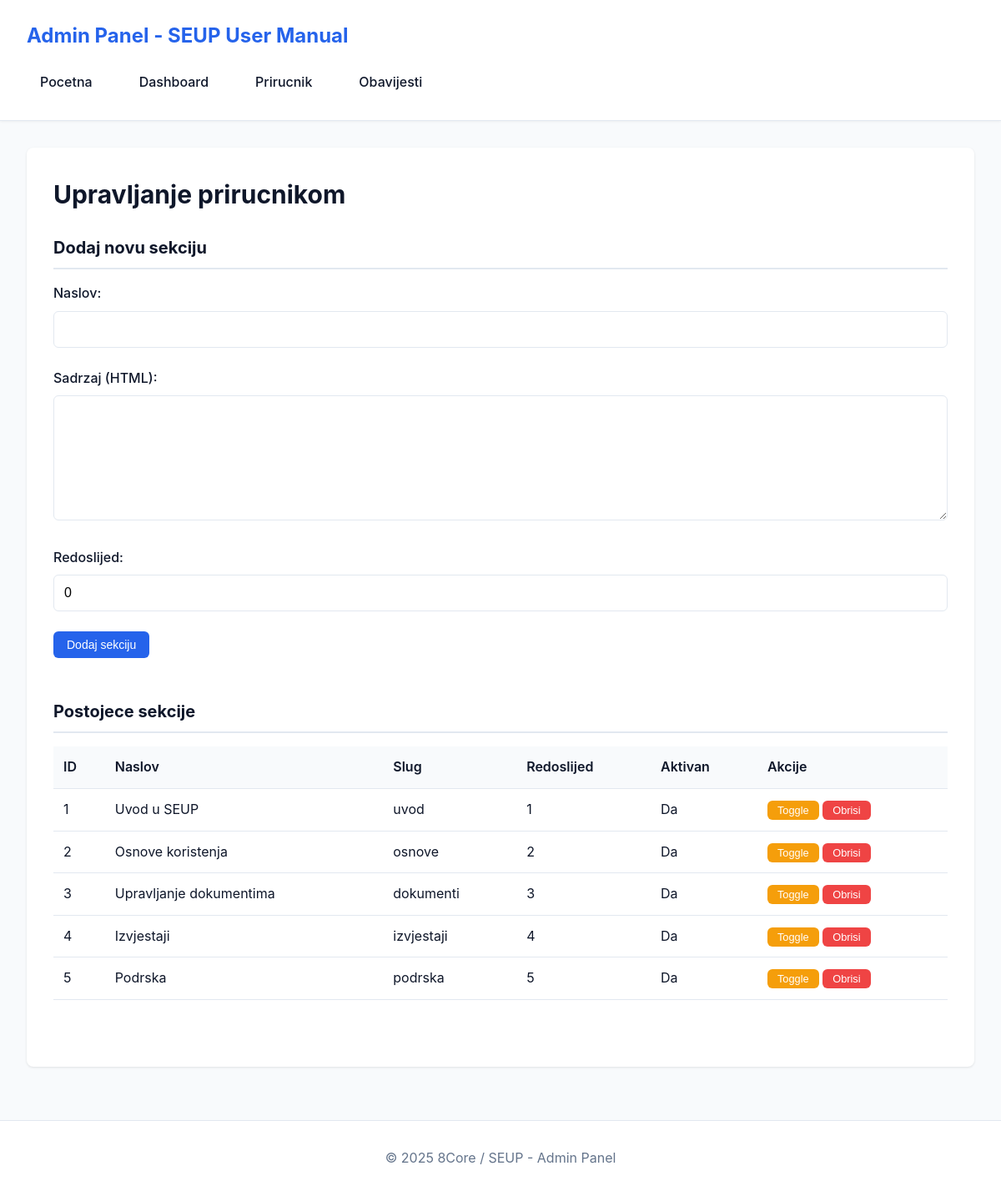
The app's page /admin/?action=manual with its own data.
### tables this page shows
CREATE TABLE IF NOT EXISTS `manual_sections` (
  `id` INT UNSIGNED AUTO_INCREMENT PRIMARY KEY,
  `title` VARCHAR(255) NOT NULL,
  `slug` VARCHAR(255) NOT NULL UNIQUE,
  `content` TEXT NOT NULL,
  `sort_order` INT DEFAULT 0,
  `is_active` TINYINT(1) DEFAULT 1,
  `created_at` TIMESTAMP DEFAULT CURRENT_TIMESTAMP,
  `updated_at` TIMESTAMP DEFAULT CURRENT_TIMESTAMP ON UPDATE CURRENT_TIMESTAMP,
  INDEX `idx_active` (`is_active`),
  INDEX `idx_slug` (`slug`),
  INDEX `idx_sort` (`sort_order`)
);

### class/Database.php (called while the page is built, shortened)
<?php
class Database
{
    private PDO $pdo;
    public function __construct(PDO $pdo) { $this->pdo = $pdo; }
    public function query(string $sql, array $params = []): PDOStatement {
        $stmt = $this->pdo->prepare($sql); $stmt->execute($params); return $stmt;
    }
    public function fetchAll(string $sql, array $params = []): array {
        return $this->query($sql,$params)->fetchAll();
    }
}

### admin/index.php (the view, shortened to what this page needs)
<?php
require __DIR__ . '/../config/config.php';
require __DIR__ . '/../class/Database.php';
$db = new Database($pdo);
$action = $_GET['action'] ?? 'dashboard';
$manuals = $db->fetchAll('SELECT * FROM manual_sections ORDER BY sort_order ASC, title ASC');
?>
<!DOCTYPE html>
<html lang="hr">
<head>
    <link rel="stylesheet" href="/css/style.css">
</head>
<body>
<header>
    <h1>Admin Panel - SEUP User Manual</h1>
    <nav>
        <a href="/">Pocetna</a>
        <a href="/admin/">Dashboard</a>
        <a href="/admin/?action=manual">Prirucnik</a>
        <a href="/admin/?action=notifications">Obavijesti</a>
    </nav>
</header>
<main>
<?php if ($action === 'manual'): ?>
    <div class="admin-container">
        <h2>Upravljanje prirucnikom</h2>
        <div class="admin-section">
            <h3>Dodaj novu sekciju</h3>
            <form method="POST">
                <div class="form-group">
                    <label>Naslov:</label>
                    <input type="text" name="title" required>
                </div>
                <div class="form-group">
                    <label>Sadrzaj (HTML):</label>
                    <textarea name="content" required></textarea>
                </div>
                <div class="form-group">
                    <label>Redoslijed:</label>
                    <input type="number" name="sort_order" value="0">
                </div>
                <button type="submit" name="add_manual" class="btn btn-primary">Dodaj sekciju</button>
            </form>
        </div>
        <div class="admin-section">
            <h3>Postojece sekcije</h3>
            <table>
                <thead>
                    <tr>
                        <th>ID</th>
                        <th>Naslov</th>
                        <th>Slug</th>
                        <th>Redoslijed</th>
                        <th>Aktivan</th>
                        <th>Akcije</th>
                    </tr>
                </thead>
                <tbody>
                    <?php foreach ($manuals as $manual): ?>
                        <tr>
                            <td><?php echo $manual['id']; ?></td>
                            <td><?php echo htmlspecialchars($manual['title']); ?></td>
                            <td><?php echo htmlspecialchars($manual['slug']); ?></td>
                            <td><?php echo $manual['sort_order']; ?></td>
                            <td><?php echo $manual['is_active'] ? 'Da' : 'Ne'; ?></td>
                            <td>
                                <form method="POST" style="display:inline;">
                                    <button type="submit" name="toggle_manual" class="btn btn-small btn-warning">Toggle</button>
                                </form>
                                <form method="POST" style="display:inline;">
                                    <button type="submit" name="delete_manual" class="btn btn-small btn-error btn-delete">Obrisi</button>
                                </form>
                            </td>
                        </tr>
                    <?php endforeach; ?>
                </tbody>
            </table>
        </div>
    </div>
<?php endif; ?>
</main>
<footer>
    <p>&copy; <?php echo date('Y'); ?> 8Core / SEUP - Admin Panel</p>
</footer>
</body>
</html>

### css/style.css (style rules this page uses)
* { margin: 0; padding: 0; box-sizing: border-box; }
:root { --primary: #2563eb; --primary-dark: #1e40af; --secondary: #64748b; --success: #22c55e; --warning: #f59e0b; --error: #ef4444; --info: #0ea5e9; --bg: #f8fafc; --surface: #ffffff; --border: #e2e8f0; --text: #0f172a; --text-light: #64748b; }
body { font-family: -apple-system, BlinkMacSystemFont, 'Segoe UI', Roboto, 'Helvetica Neue', Arial, sans-serif; line-height: 1.6; color: var(--text); background: var(--bg); }
header { background: var(--surface); border-bottom: 1px solid var(--border); padding: 1.5rem 2rem; box-shadow: 0 1px 3px rgba(0,0,0,0.05); }
header h1 { font-size: 1.5rem; margin-bottom: 1rem; color: var(--primary); }
nav { display: flex; gap: 1.5rem; flex-wrap: wrap; }
nav a { text-decoration: none; color: var(--text); padding: 0.5rem 1rem; border-radius: 6px; transition: all 0.2s; font-weight: 500; }
main { max-width: 1200px; margin: 2rem auto; padding: 0 2rem; }
h2 { font-size: 1.875rem; margin-bottom: 1.5rem; color: var(--text); }
h3 { font-size: 1.25rem; margin: 1.5rem 0 1rem; color: var(--text); }
.admin-container { background: var(--surface); padding: 2rem; border-radius: 8px; box-shadow: 0 1px 3px rgba(0,0,0,0.1); }
.admin-section { margin-bottom: 3rem; }
.admin-section h3 { margin-bottom: 1rem; border-bottom: 2px solid var(--border); padding-bottom: 0.5rem; }
table { width: 100%; border-collapse: collapse; margin: 1rem 0; }
table th, table td { padding: 0.75rem; text-align: left; border-bottom: 1px solid var(--border); }
table th { background: var(--bg); font-weight: 600; color: var(--text); }
.btn { display: inline-block; padding: 0.5rem 1rem; border: none; border-radius: 6px; cursor: pointer; font-size: 0.875rem; transition: all 0.2s; text-decoration: none; }
.btn-primary { background: var(--primary); color: white; }
.btn-small { padding: 0.25rem 0.75rem; font-size: 0.8rem; }
.btn-warning { background: var(--warning); color: white; }
.btn-error { background: var(--error); color: white; }
.form-group { margin-bottom: 1.5rem; }
.form-group label { display: block; margin-bottom: 0.5rem; font-weight: 500; }
.form-group input, .form-group textarea, .form-group select { width: 100%; padding: 0.75rem; border: 1px solid var(--border); border-radius: 6px; font-size: 1rem; }
.form-group textarea { min-height: 150px; font-family: inherit; }
footer { background: var(--surface); border-top: 1px solid var(--border); padding: 2rem; text-align: center; color: var(--text-light); margin-top: 4rem; }

### records on screen
manual_sections: id "1", title "Uvod u SEUP", slug "uvod", sort_order "1", is_active "Da"
manual_sections: id "2", title "Osnove koristenja", slug "osnove", sort_order "2", is_active "Da"
manual_sections: id "3", title "Upravljanje dokumentima", slug "dokumenti", sort_order "3", is_active "Da"
manual_sections: id "4", title "Izvjestaji", slug "izvjestaji", sort_order "4", is_active "Da"
manual_sections: id "5", title "Podrska", slug "podrska", sort_order "5", is_active "Da"
